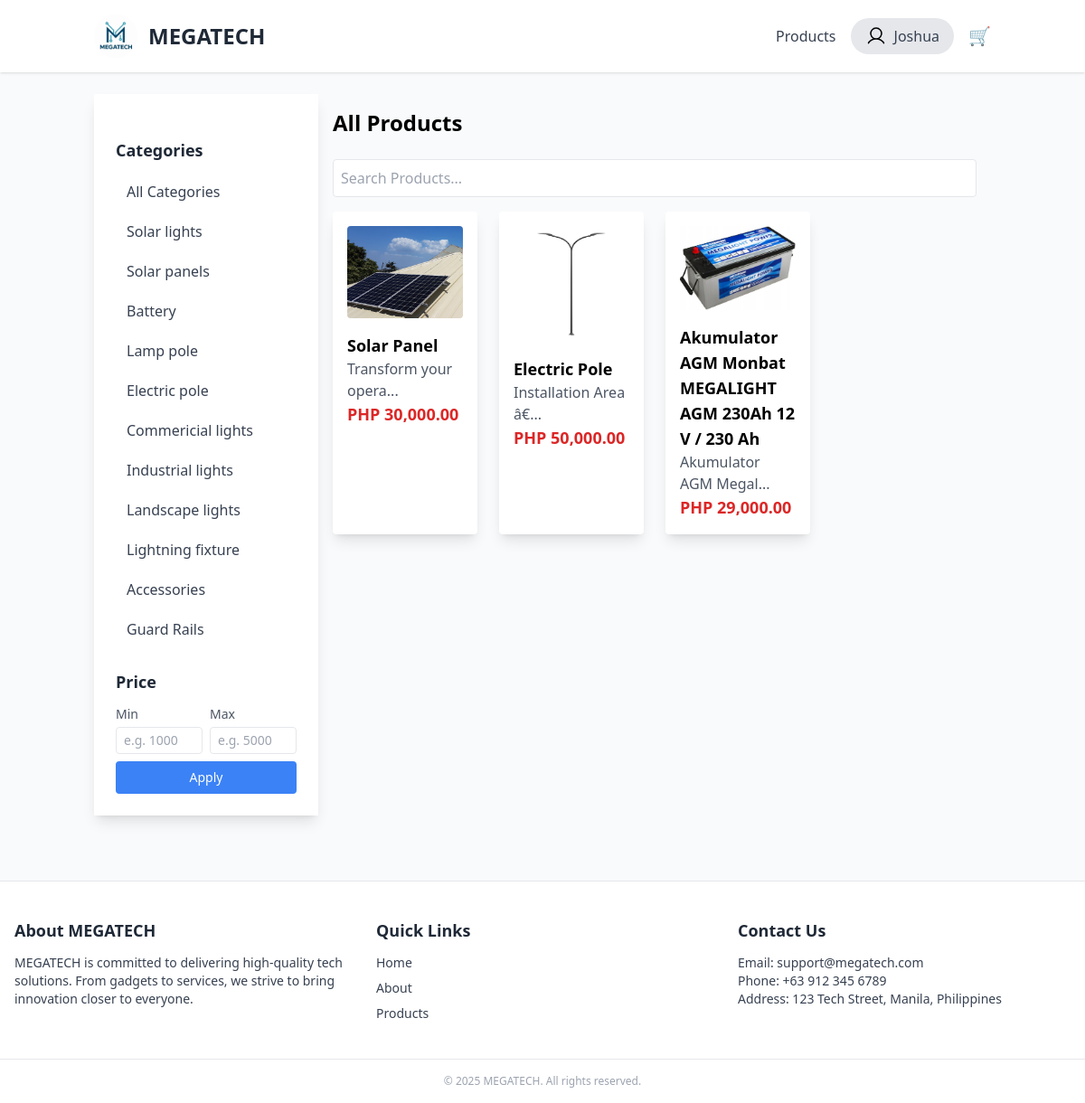
Page /customer/home.php (signed in) on the committed database.
### tables this page shows
CREATE TABLE `user` (
  `user_id` int(11) NOT NULL,
  `Fullname` varchar(60) NOT NULL,
  `Email` varchar(60) NOT NULL,
  `Phone` varchar(60) NOT NULL,
  `Password` varchar(255) DEFAULT NULL,
  `user_type` varchar(11) NOT NULL,
  `Profile_images` varchar(255) DEFAULT NULL,
  `status` int(11) NOT NULL DEFAULT 0 COMMENT '0=Not Verified,1=Verified'
);

CREATE TABLE `category` (
  `category_id` int(11) NOT NULL,
  `category_name` varchar(60) NOT NULL,
  `category_description` text DEFAULT NULL,
  `status` int(11) NOT NULL DEFAULT 1 COMMENT '0=InActive 1=Active'
);

CREATE TABLE `product` (
  `prod_id` int(11) NOT NULL,
  `prod_code` varchar(60) NOT NULL,
  `prod_name` varchar(60) NOT NULL,
  `prod_description` text NOT NULL,
  `prod_specs` longtext NOT NULL CHECK (json_valid(`prod_specs`)),
  `prod_stocks` int(11) NOT NULL,
  `prod_category_id` int(11) NOT NULL,
  `prod_price` decimal(10,2) NOT NULL,
  `prod_critical` int(11) NOT NULL,
  `prod_status` int(11) NOT NULL COMMENT '0=unactive,1=active',
  `prod_image` varchar(255) NOT NULL,
  `prod_added` datetime NOT NULL
);

### customer/backend/db.php (called while the page is built, shortened)
<?php
class db_connect
{
    public $host = db_host;
    public $user = db_user;
    public $pass = db_pass;
    public $name = db_name;
    public function connect()
    {
        try {
            $this->conn = new mysqli($this->host, $this->user, $this->pass, $this->name);
        } catch (\Throwable $th) {
            header("Location:setup.php");
        }
    }
}

### customer/backend/class.php (called while the page is built, shortened)
<?php
include ('db.php');
class global_class extends db_connect
{
    public function fetch_all_product() {
    $query = $this->conn->prepare("
        SELECT
            product.*,
            category.*
        FROM product
        LEFT JOIN category ON product.prod_category_id = category.category_id
        WHERE product.prod_status = '1'
    ");
    if ($query->execute()) {
        $result = $query->get_result();
        return $result;
    } else {
        return false;
    }
}
    public function fetch_user_info($userID){
        $query = $this->conn->prepare("SELECT * FROM user where user_id = '$userID'");
        if ($query->execute()) {
            $result = $query->get_result();
            return $result;
        }
    }
    public function fetch_all_categories(){
        $query = $this->conn->prepare("SELECT *
        FROM category where status='1'"
    );
        if ($query->execute()) {
            $result = $query->get_result();
            return $result;
        }
    }
}

### customer/home.php (the view, shortened to what this page needs)
<?php
include "components/header.php";
?>
<div class="container mx-auto px-4 py-6">
    <div class="flex">
        <aside
            id="sidebar"
            class="fixed top-0 left-0 w-64 h-full bg-white shadow-lg transform -translate-x-full lg:relative lg:translate-x-0 lg:w-1/4 lg:h-auto p-6 transition-transform duration-300 ease-in-out z-50 space-y-6"
        >
            <div>
                <h2 class="text-lg font-semibold text-gray-800 mb-3">Categories</h2>
                <ul id="category-list" class="space-y-1">
                    <li>
                        <a href="#" class="block px-3 py-2 rounded text-gray-700 hover:bg-gray-100 transition category-filter" data-category-id="all">
                            All Categories
                        </a>
                    </li>
                    <?php
                    $categories = $db->fetch_all_categories();
                    foreach ($categories as $category):
                        echo '
                            <li>
                                <a href="#" class="block px-3 py-2 rounded text-gray-700 hover:bg-gray-100 transition category-filter" data-category-id="'.$category['category_id'].'">
                                    '.ucfirst($category['category_name']).'
                                </a>
                            </li>';
                    endforeach;
                    ?>
                </ul>
            </div>
            <div>
                <h2 class="text-lg font-semibold text-gray-800 mb-3">Price</h2>
                <div class="space-y-3">
                    <div class="flex flex-col space-y-2">
                        <div class="flex items-center justify-between space-x-2">
                            <label class="flex-1">
                                <span class="block text-sm text-gray-600 mb-1">Min</span>
                                <input type="number" id="min-price" class="w-full border rounded px-2 py-1 text-sm focus:outline-none focus:ring focus:border-blue-300" placeholder="e.g. 1000">
                            </label>
                            <label class="flex-1">
                                <span class="block text-sm text-gray-600 mb-1">Max</span>
                                <input type="number" id="max-price" class="w-full border rounded px-2 py-1 text-sm focus:outline-none focus:ring focus:border-blue-300" placeholder="e.g. 5000">
                            </label>
                        </div>
                        <button id="price-filter-btn" class="w-full bg-blue-500 text-white text-sm font-medium py-2 rounded hover:bg-blue-600 transition">
                            Apply
                        </button>
                    </div>
                </div>
            </div>
        </aside>
        <main id="product-list" class="w-full lg:w-3/4 p-4 ml-auto">
            <?php include "backend/end-points/list_product.php"; ?>
        </main>
    </div>
</div>
<?php include "components/footer.php"; ?>

### customer/components/header.php (shortened to what this page needs)
<?php
include('backend/class.php');
$db = new global_class();
$is_logged_in = isset($_SESSION['user_id']);
$userID=$_SESSION['user_id'];
$fetch_user_info = $db->fetch_user_info($userID);
foreach ($fetch_user_info as $user):
    $user_fullname=$user['Fullname'];
endforeach;
$Fullname =$user_fullname;
$name_parts = explode(" ", $Fullname);
$firstname = $name_parts[0];
?>
<!DOCTYPE html>
<html lang="en">
<head>
  <script src="https://cdn.tailwindcss.com"></script>
  <link rel="stylesheet" href="https://cdnjs.cloudflare.com/ajax/libs/AlertifyJS/1.13.1/css/alertify.css" />
</head>
<body class="bg-gray-50">
<header class="bg-white shadow">
  <div class="container mx-auto px-4 py-4 flex justify-between items-center">
    <div class="flex items-center space-x-3">
      <img src="../assets/logo/logo1.jpg" alt="Logo" class="w-12 h-12 hidden sm:block rounded-full">
      <a href="home" class="text-2xl font-bold text-gray-800 hover:text-blue-600 transition">MEGATECH</a>
    </div>
    <nav id="navigation" class="hidden lg:flex lg:items-center lg:space-x-4">
      <?php if ($is_logged_in): ?>
        <a href="home" class="text-gray-700 hover:text-blue-600 transition">Products</a>
        <div class="relative dropdown">
          <button id="profileButton" class="flex items-center space-x-2 bg-gray-200 hover:bg-gray-300 text-gray-700 rounded-full px-4 py-2">
             <span><?= ucfirst($firstname) ?></span>
          </button>
        </div>
      <?php endif; ?>
      <a href="view_cart" class="relative text-gray-700 hover:text-blue-600 transition text-xl">
          🛒
      </a>
    </nav>
  </div>
</header>

### customer/backend/end-points/list_product.php (shortened to what this page needs)
<h1 class="text-2xl font-semibold mb-6">All Products</h1>
<input type="text" id="search" class="w-full p-2 mb-4 border rounded" placeholder="Search Products...">
<div class="grid grid-cols-2 md:grid-cols-3 lg:grid-cols-4 gap-6" id="product-grid">
    <?php
    $fetch_all_product = $db->fetch_all_product();
    foreach ($fetch_all_product as $product):
    ?>
    <div class="bg-white p-4 rounded shadow-lg transition-transform transform hover:scale-105 hover:shadow-2xl product-card" data-category-id="<?=$product['prod_category_id']?>" data-price="<?=$product['prod_price']?>">
         <a href="view_product?product_id=<?=$product['prod_id']?>">
            <img src="../upload/<?=$product['prod_image']?>" alt="Product Image" class="w-full rounded mb-4 transition-transform hover:scale-105">
            <h2 class="font-semibold text-lg transition-colors hover:text-blue-500 product-name"><?=$product['prod_name']?></h2>
            <p class="text-gray-600 transition-colors hover:text-gray-800"><?= substr($product['prod_description'], 0, 20) . (strlen($product['prod_description']) > 20 ? '...' : '') ?></p>
            <p class="text-lg font-bold text-red-600">PHP <?=number_format($product['prod_price'], 2);?></p>
        </a>
    </div>
    <?php endforeach; ?>
</div>

### rows in the picture
user: Fullname "Joshua"
category: category_name "Solar lights"
category: category_name "Solar panels"
category: category_name "Battery"
category: category_name "Lamp pole"
category: category_name "Electric pole"
category: category_name "Commericial lights"
category: category_name "Industrial lights"
category: category_name "Landscape lights"
category: category_name "Lightning fixture"
category: category_name "Accessories"
category: category_name "Guard Rails"
product: prod_image (picture), prod_name "Solar Panel", prod_description "Transform your opera", prod_price "30,000.00"
product: prod_image (picture), prod_name "Electric Pole", prod_description "Installation Area â€", prod_price "50,000.00"
product: prod_image (picture), prod_name "Akumulator AGM Monbat MEGALIGHT AGM 230Ah 12 V / 230 Ah", prod_description "Akumulator AGM Megal", prod_price "29,000.00"
